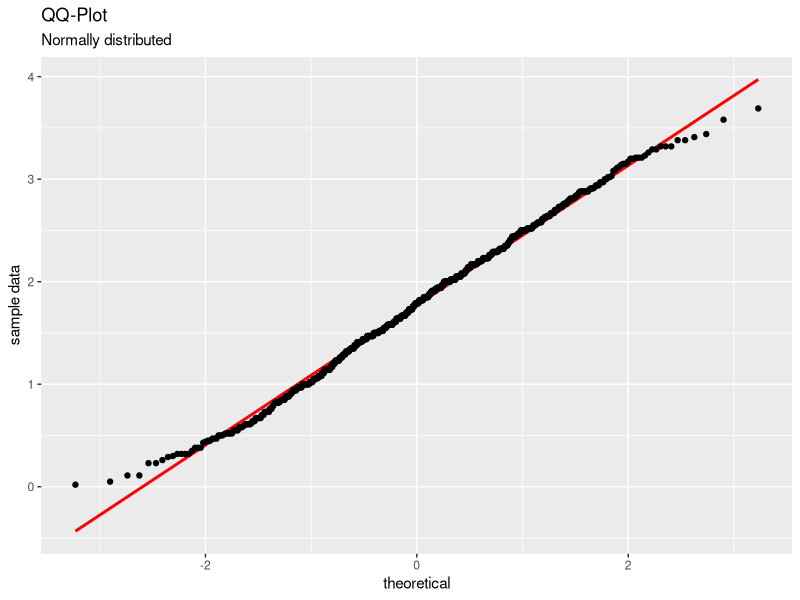
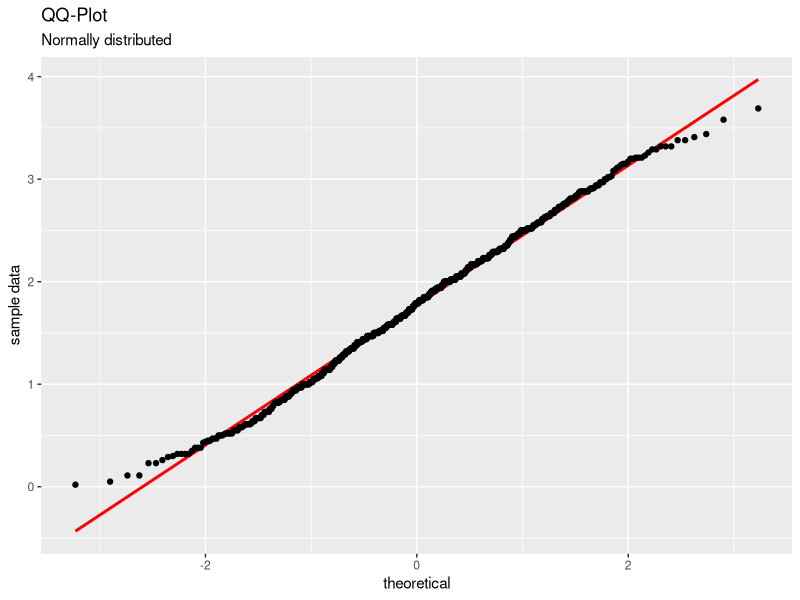

The R source for these figures, in order:
## ---- chunk 1
library(tidyverse)
## ---- chunk 2
df <- read_csv(file = 'input_1.csv')
p <- ggplot(df, aes(sample = day1)) +
  labs(x = 'theoretical', y = 'sample data',
       title = 'QQ-Plot', subtitle = 'Normally distributed') +
  stat_qq_line(color = 'red', size = 1) + 
  stat_qq()
print(p)

png(filename = 'statistics_1_qq.png', width = 3, height = 3, units = 'in', res = 600)

print(p)
dev.off()
## ---- chunk 3
library(modelr)
dd <- data.frame(a = gl(3,4), b = gl(4,1,12)) # balanced 2-way
dd
model_matrix(dd, a ~ b)
## ---- chunk 4
set.seed(42)
x <- rnorm(100)
e <- rnorm(100, mean = 0, sd = 5)
y <- 5 + 15 * x + e
lm(y ~ x)
